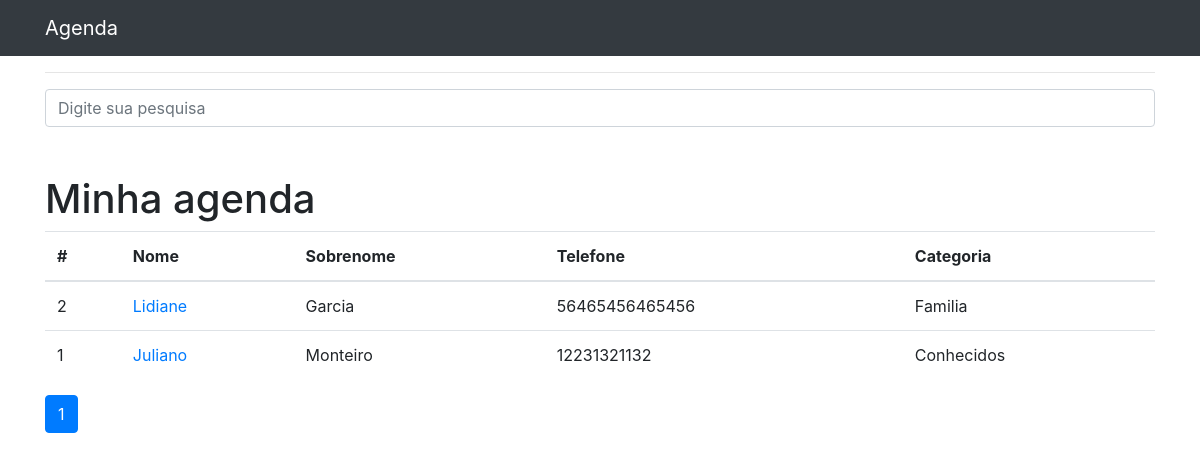
Before: / with the older database file.
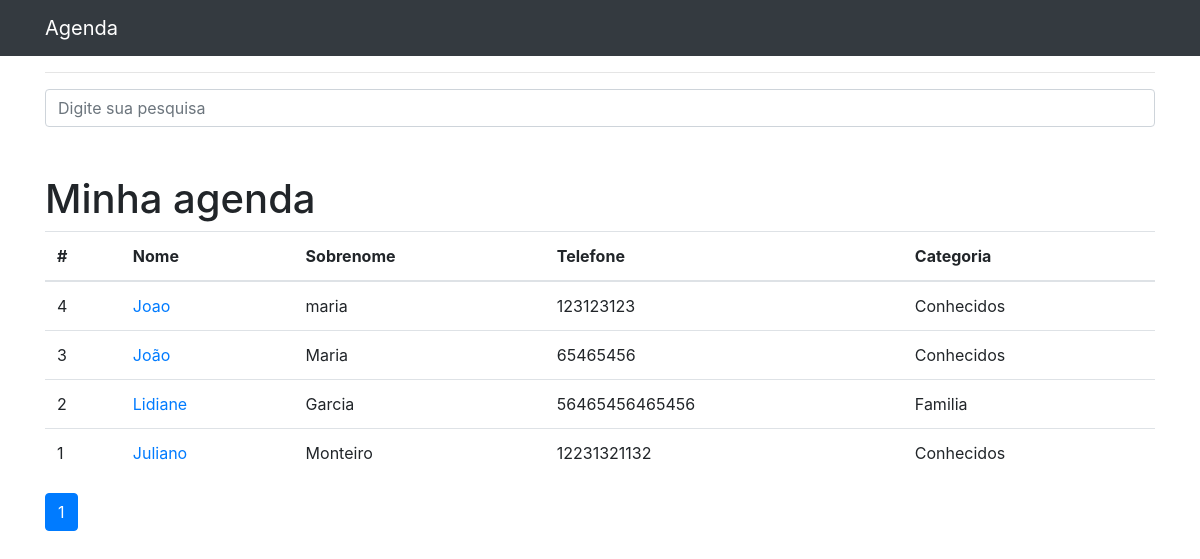
After: the same page with the newer database file.
### contacts/models.py (models this page shows, shortened)
class Contact(models.Model):
    name = models.CharField(max_length=255)
    last_name = models.CharField(max_length=255, blank=True)
    phone = models.CharField(max_length=255)
    email = models.CharField(max_length=255, blank=True)
    created_at = models.DateTimeField(default=timezone.now)
    description = models.TextField(blank=True)
    category = models.ForeignKey(Category, on_delete=models.DO_NOTHING)
    view = models.BooleanField(default=True)
    image = models.ImageField(blank=True, upload_to='photos/%Y/%m')

class Category(models.Model):
    name = models.CharField(max_length=255)
    def __str__(self):
        return self.name

### contacts/views.py (the view)
# urls.py: path('', views.index, name='index'),
def index(request):
    contacts = Contact.objects.order_by('-id').filter(
        view=True
    )
    paginator = Paginator(contacts, 10)
    page = request.GET.get('page')
    contacts = paginator.get_page(page)
    return render(request, 'contacts/index.html', {'contacts': contacts})

### contacts/templates/contacts/index.html (shortened to what this page needs)
{%extends 'base.html'%}
{%block 'container'%}
<h1 class="mt-5">Minha agenda</h1>
<table class="table">
    <thead>
    <tr>
        <th>#</th>
        <th>Nome</th>
        <th>Sobrenome</th>
        <th>Telefone</th>
        <th>Categoria</th>
    </tr>
    </thead>
    <tbody>
    {% for contact in contacts %}
        <tr>
            <td>{{ contact.id }}</td>
            <td>
            <a href="{% url 'show' contact.id %}"> {{ contact.name }}</a>
            </td>
            <td>{{ contact.last_name }}</td>
            <td>{{ contact.phone }}</td>
            <td>{{ contact.category }}</td>
        </tr>
    {% endfor %}
    </tbody>
</table>
<nav aria-label="Page navigation example">
    <ul class="pagination">
        {% for page in contacts.paginator.page_range %}
            {% if contacts.number == page %}
                <li class="page-item active"><a class="page-link" href="?page={{ page }}&term={{ request.GET.term }}">{{ page }}</a></li>
            {% else %}
                <li class="page-item"><a class="page-link" href="?page={{ page }}&term={{ request.GET.term }}">{{ page }}</a></li>
            {% endif %}
        {% endfor %}
    </ul>
</nav>
{%endblock%}

### templates/base.html (shortened to what this page needs)
{% load static %}
<!DOCTYPE html>
<html lang="pt">
<head>
  <link href="{% static 'vendor/bootstrap/css/bootstrap.min.css' %}" rel="stylesheet">
</head>
<body>
{% include 'inc/nav.html' %}
  <div class="container">
    <div class="row">
      <div class="col-lg-12">
        {% if 'accounts' not in request.path %}
        <hr>
        <form method="get" action="{% url 'search' %}">
          <div class="form-group row">
            <div class="col-12">
              <input class="form-control" type="search" value="{{ request.GET.term }}" id="search-input" placeholder="Digite sua pesquisa" name="term" />
            </div>
          </div>
        </form>
        {% endif %}
        {%block 'container'%}{%endblock%}
      </div>
    </div>
  </div>
{% include 'inc/footer.html' %}

### templates/inc/nav.html (shortened to what this page needs)
<nav class="navbar navbar-expand-lg navbar-dark bg-dark static-top">
    <div class="container">
      <a class="navbar-brand" href="{%url 'index' %}">{% block title %}{% endblock %}Agenda</a>
    </div>
  </nav>

### templates/inc/footer.html (shortened to what this page needs)
{% load static %}
</body>
</html>

Changed rows visible on the page:
added Contact: id "4", name "Joao", last_name "maria", phone "123123123", category "Conhecidos"
added Contact: id "3", name "João", last_name "Maria", phone "65465456", category "Conhecidos"
